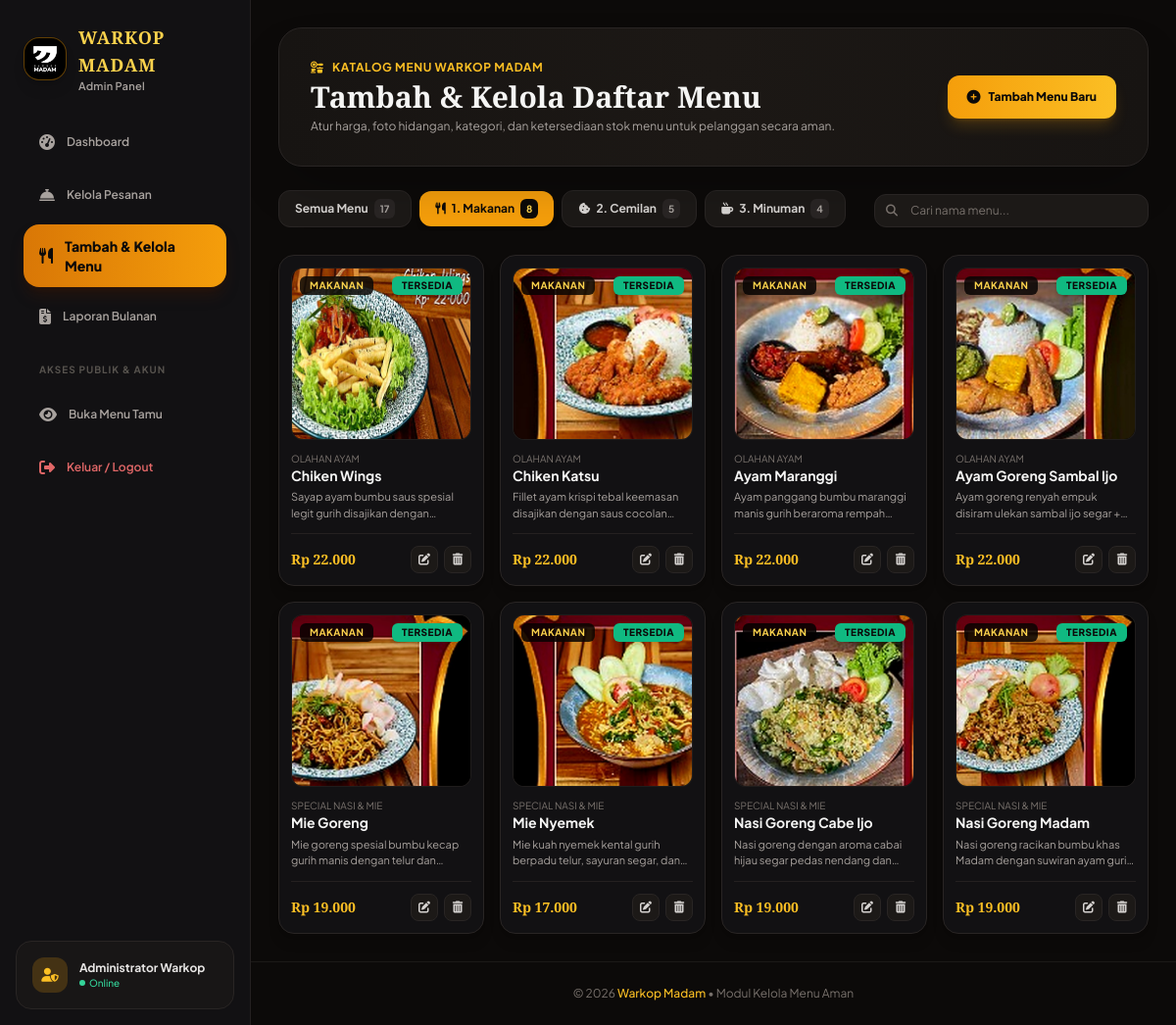
/kelola_menu.php?kategori=makanan (signed in), run on the app's committed database.
### tables this page shows
CREATE TABLE IF NOT EXISTS `menu_items` (
  `id` int(11) NOT NULL AUTO_INCREMENT,
  `nama_menu` varchar(100) NOT NULL,
  `kategori` enum('makanan','cemilan','minuman') NOT NULL,
  `subkategori` varchar(50) DEFAULT 'Umum',
  `harga` int(11) NOT NULL,
  `deskripsi` text DEFAULT NULL,
  `foto` varchar(255) DEFAULT 'assets/logo.png',
  `status` enum('tersedia','habis') DEFAULT 'tersedia',
  `created_at` timestamp NOT NULL DEFAULT current_timestamp(),
  PRIMARY KEY (`id`),
  KEY `idx_kategori` (`kategori`),
  KEY `idx_status` (`status`)
);

### includes/security.php (called while the page is built, shortened)
<?php
function e($string) {
    return htmlspecialchars((string)$string, ENT_QUOTES, 'UTF-8');
}
function generate_csrf_token() {
    return $_SESSION['csrf_token'];
}
function csrf_token() {
    return generate_csrf_token();
}

### kelola_menu.php (the view, shortened to what this page needs)
<?php
require_once __DIR__ . '/security.php';
try {
    $pdo = get_db_connection();
    $filter_kat = $_GET['kategori'] ?? 'semua';
    $search = trim($_GET['q'] ?? '');
    $query = "SELECT * FROM menu_items WHERE 1=1";
    $params = [];
    if ($filter_kat !== 'semua' && in_array($filter_kat, ['makanan', 'cemilan', 'minuman'], true)) {
        $query .= " AND kategori = :kat";
        $params['kat'] = $filter_kat;
    }
    $query .= " ORDER BY kategori ASC, id DESC";
    $stmt_menu = $pdo->prepare($query);
    $stmt_menu->execute($params);
    $menu_list = $stmt_menu->fetchAll();
    $count_all = $pdo->query("SELECT COUNT(*) FROM menu_items")->fetchColumn();
    $count_makanan = $pdo->query("SELECT COUNT(*) FROM menu_items WHERE kategori='makanan'")->fetchColumn();
    $count_cemilan = $pdo->query("SELECT COUNT(*) FROM menu_items WHERE kategori='cemilan'")->fetchColumn();
    $count_minuman = $pdo->query("SELECT COUNT(*) FROM menu_items WHERE kategori='minuman'")->fetchColumn();
} catch (Exception $e) {
    error_log("Kelola Menu Error: " . $e->getMessage());
    $message = "Terjadi kendala sistem database yang aman.";
    $message_type = 'error';
}
?>
<!DOCTYPE html>
<html lang="id">
<head>
    <script src="https://cdn.tailwindcss.com"></script>
    <link rel="stylesheet" href="https://cdnjs.cloudflare.com/ajax/libs/font-awesome/6.4.0/css/all.min.css">
</head>
<body class="bg-[#09090b] text-stone-100 min-h-screen flex selection:bg-amber-500 selection:text-stone-950">
    <?php
    require_once __DIR__ . '/includes/admin_sidebar.php';
    ?>
    <div class="flex-1 flex flex-col min-w-0 bg-[#0c0a09]">
        <main class="flex-1 p-4 sm:p-7 max-w-7xl w-full mx-auto space-y-6">
            <div class="bg-gradient-to-r from-[#171412] via-[#1c1815] to-[#171412] rounded-3xl p-6 sm:p-8 border border-stone-800 shadow-2xl relative overflow-hidden flex flex-col md:flex-row md:items-center justify-between gap-4">
                <div>
                    <span class="text-xs text-amber-400 font-bold uppercase tracking-wider flex items-center gap-2">
                        <i class="fa-solid fa-kitchen-set"></i> Katalog Menu Warkop Madam
                    </span>
                    <h2 class="text-2xl sm:text-3xl font-black font-serif-title text-stone-100 mt-1">
                        Tambah & Kelola Daftar Menu
                    </h2>
                    <p class="text-xs text-stone-400 mt-1">
                        Atur harga, foto hidangan, kategori, dan ketersediaan stok menu untuk pelanggan secara aman.
                    </p>
                </div>
                <button onclick="openAddMenuModal()" class="px-5 py-3 rounded-xl bg-gradient-to-r from-amber-500 to-amber-400 hover:from-amber-400 hover:to-amber-300 text-stone-950 font-black text-xs shadow-lg shadow-amber-500/20 transition flex items-center gap-2 self-start md:self-auto active:scale-95">
                    <i class="fa-solid fa-plus-circle text-sm"></i>
                    <span>Tambah Menu Baru</span>
                </button>
            </div>
            <div class="flex flex-col lg:flex-row lg:items-center justify-between gap-4">
                <div class="flex items-center gap-2 overflow-x-auto pb-1 no-scrollbar">
                    <a href="kelola_menu.php?kategori=semua" class="px-4 py-2 rounded-xl text-xs font-bold transition flex items-center gap-1.5 <?php echo $filter_kat === 'semua' ? 'bg-amber-500 text-stone-950 shadow-md' : 'bg-stone-900 text-stone-300 border border-stone-800 hover:border-amber-500/30'; ?>">
                        <span>Semua Menu</span>
                        <span class="px-1.5 py-0.5 rounded-md text-[10px] <?php echo $filter_kat === 'semua' ? 'bg-stone-950 text-amber-300' : 'bg-stone-800 text-stone-400'; ?>"><?php echo intval($count_all); ?></span>
                    </a>
                    <a href="kelola_menu.php?kategori=makanan" class="px-4 py-2 rounded-xl text-xs font-bold transition flex items-center gap-1.5 <?php echo $filter_kat === 'makanan' ? 'bg-amber-500 text-stone-950 shadow-md' : 'bg-stone-900 text-stone-300 border border-stone-800 hover:border-amber-500/30'; ?>">
                        <i class="fa-solid fa-utensils text-xs"></i>
                        <span>1. Makanan</span>
                        <span class="px-1.5 py-0.5 rounded-md text-[10px] <?php echo $filter_kat === 'makanan' ? 'bg-stone-950 text-amber-300' : 'bg-stone-800 text-stone-400'; ?>"><?php echo intval($count_makanan); ?></span>
                    </a>
                    <a href="kelola_menu.php?kategori=cemilan" class="px-4 py-2 rounded-xl text-xs font-bold transition flex items-center gap-1.5 <?php echo $filter_kat === 'cemilan' ? 'bg-amber-500 text-stone-950 shadow-md' : 'bg-stone-900 text-stone-300 border border-stone-800 hover:border-amber-500/30'; ?>">
                        <i class="fa-solid fa-cookie-bite text-xs"></i>
                        <span>2. Cemilan</span>
                        <span class="px-1.5 py-0.5 rounded-md text-[10px] <?php echo $filter_kat === 'cemilan' ? 'bg-stone-950 text-amber-300' : 'bg-stone-800 text-stone-400'; ?>"><?php echo intval($count_cemilan); ?></span>
                    </a>
                    <a href="kelola_menu.php?kategori=minuman" class="px-4 py-2 rounded-xl text-xs font-bold transition flex items-center gap-1.5 <?php echo $filter_kat === 'minuman' ? 'bg-amber-500 text-stone-950 shadow-md' : 'bg-stone-900 text-stone-300 border border-stone-800 hover:border-amber-500/30'; ?>">
                        <i class="fa-solid fa-mug-hot text-xs"></i>
                        <span>3. Minuman</span>
                        <span class="px-1.5 py-0.5 rounded-md text-[10px] <?php echo $filter_kat === 'minuman' ? 'bg-stone-950 text-amber-300' : 'bg-stone-800 text-stone-400'; ?>"><?php echo intval($count_minuman); ?></span>
                    </a>
                </div>
                <form action="" method="GET" class="relative min-w-[280px]">
                    <input type="text" name="q" value="<?php echo e($search); ?>" placeholder="Cari nama menu..." maxlength="100" class="w-full pl-9 pr-4 py-2 bg-stone-900 border border-stone-800 rounded-xl text-xs text-stone-100 placeholder-stone-500 focus:outline-none focus:border-amber-500">
                    <i class="fa-solid fa-magnifying-glass absolute left-3 top-1/2 -translate-y-1/2 text-stone-500 text-xs"></i>
                </form>
            </div>
            <div class="grid grid-cols-1 sm:grid-cols-2 md:grid-cols-3 lg:grid-cols-4 gap-4 mb-8">
                <?php if (empty($menu_list)): ?>
                    <div class="col-span-full text-center py-16 bg-[#121113] rounded-3xl border border-stone-800 text-stone-500">
                        <i class="fa-solid fa-bowl-food text-4xl mb-3 text-stone-700 block"></i>
                        <p class="text-sm font-semibold">Tidak ada menu yang ditemukan pada kategori ini.</p>
                        <button onclick="openAddMenuModal()" class="mt-3 text-xs text-amber-400 underline font-semibold">Tambah Menu Sekarang</button>
                    </div>
                <?php else: ?>
                    <?php foreach ($menu_list as $item): ?>
                        <div class="bg-[#121113] rounded-2xl border border-stone-800 hover:border-amber-500/40 p-3 shadow-lg flex flex-col justify-between transition duration-200 group">
                            <div>
                                <div class="relative w-full h-44 rounded-xl bg-black overflow-hidden mb-3 border border-stone-800/80">
                                    <img src="<?php echo e($item['foto']); ?>" alt="<?php echo e($item['nama_menu']); ?>" onerror="this.onerror=null; this.src='assets/logo.png';" class="w-full h-full object-cover group-hover:scale-105 transition duration-300">
                                    <span class="absolute top-2 left-2 px-2.5 py-0.5 rounded-md bg-black/80 backdrop-blur-md text-[10px] font-bold uppercase tracking-wider <?php echo $item['kategori'] === 'makanan' ? 'text-amber-300' : ($item['kategori'] === 'cemilan' ? 'text-orange-300' : 'text-cyan-300'); ?>">
                                        <?php echo e($item['kategori']); ?>
                                    </span>
                                    <a href="kelola_menu.php?toggle_status=<?php echo intval($item['id']); ?>&csrf_token=<?php echo csrf_token(); ?>" title="Klik untuk ubah status stok" class="absolute top-2 right-2 px-2.5 py-0.5 rounded-md text-[10px] font-extrabold uppercase tracking-wider transition shadow-md <?php echo $item['status'] === 'tersedia' ? 'bg-emerald-500 text-stone-950 hover:bg-emerald-400' : 'bg-red-600 text-white hover:bg-red-500'; ?>">
                                        <?php echo $item['status'] === 'tersedia' ? 'Tersedia' : 'Habis'; ?>
                                    </a>
                                </div>
                                <span class="text-[10px] text-stone-500 block uppercase"><?php echo e($item['subkategori']); ?></span>
                                <h4 class="font-bold text-sm text-stone-100 leading-snug"><?php echo e($item['nama_menu']); ?></h4>
                                <?php if (!empty($item['deskripsi'])): ?>
                                    <p class="text-[11px] text-stone-400 line-clamp-2 mt-1"><?php echo e($item['deskripsi']); ?></p>
                                <?php endif; ?>
                            </div>
                            <div class="pt-3 mt-3 border-t border-stone-800/80 flex items-center justify-between">
                                <span class="text-sm font-black font-serif-title text-amber-400">
                                    Rp <?php echo number_format($item['harga'], 0, ',', '.'); ?>
                                </span>
                                <div class="flex items-center gap-1.5">
                                    <button onclick="openEditMenuModal(<?php echo htmlspecialchars(json_encode($item), ENT_QUOTES, 'UTF-8'); ?>)" class="w-7 h-7 rounded-lg bg-stone-900 hover:bg-amber-500/20 text-stone-300 hover:text-amber-300 border border-stone-800 flex items-center justify-center text-xs transition" title="Edit Menu">
                                        <i class="fa-solid fa-pen-to-square"></i>
                                    </button>
                                    <form action="" method="POST" onsubmit="return confirm('Hapus menu <?php echo addslashes($item['nama_menu']); ?>?');">
                                        <button type="submit" class="w-7 h-7 rounded-lg bg-stone-900 hover:bg-red-500/20 text-stone-300 hover:text-red-400 border border-stone-800 flex items-center justify-center text-xs transition" title="Hapus Menu">
                                            <i class="fa-solid fa-trash-can"></i>
                                        </button>
                                    </form>
                                </div>
                            </div>
                        </div>
                    <?php endforeach; ?>
                <?php endif; ?>
            </div>
        </main>
        <footer class="text-center text-xs text-stone-500 py-6 border-t border-stone-900">
            &copy; 2026 <span class="text-amber-400 font-medium">Warkop Madam</span> &bull; Modul Kelola Menu Aman
        </footer>
    </div>
</body>
</html>

### kelola_menu.php (style rules this page uses)
body { font-family: 'Plus Jakarta Sans', sans-serif; }
.font-serif-title { font-family: 'Playfair Display', serif; }

### data on the page
menu_items: foto (picture), kategori "MAKANAN", status "TERSEDIA", subkategori "OLAHAN AYAM", nama_menu "Chiken Wings", deskripsi "Sayap ayam bumbu saus spesial legit gurih disajikan…", harga "22.000"
menu_items: foto (picture), kategori "MAKANAN", status "TERSEDIA", subkategori "OLAHAN AYAM", nama_menu "Chiken Katsu", deskripsi "Fillet ayam krispi tebal keemasan disajikan dengan saus…", harga "22.000"
menu_items: foto (picture), kategori "MAKANAN", status "TERSEDIA", subkategori "OLAHAN AYAM", nama_menu "Ayam Maranggi", deskripsi "Ayam panggang bumbu maranggi manis gurih beraroma…", harga "22.000"
menu_items: foto (picture), kategori "MAKANAN", status "TERSEDIA", subkategori "OLAHAN AYAM", nama_menu "Ayam Goreng Sambal Ijo", deskripsi "Ayam goreng renyah empuk disiram ulekan sambal ijo segar…", harga "22.000"
menu_items: foto (picture), kategori "MAKANAN", status "TERSEDIA", subkategori "SPECIAL NASI & MIE", nama_menu "Mie Goreng", deskripsi "Mie goreng spesial bumbu kecap gurih manis dengan telur…", harga "19.000"
menu_items: foto (picture), kategori "MAKANAN", status "TERSEDIA", subkategori "SPECIAL NASI & MIE", nama_menu "Mie Nyemek", deskripsi "Mie kuah nyemek kental gurih berpadu telur, sayuran segar,…", harga "17.000"
menu_items: foto (picture), kategori "MAKANAN", status "TERSEDIA", subkategori "SPECIAL NASI & MIE", nama_menu "Nasi Goreng Cabe Ijo", deskripsi "Nasi goreng dengan aroma cabai hijau segar pedas nendang…", harga "19.000"
menu_items: foto (picture), kategori "MAKANAN", status "TERSEDIA", subkategori "SPECIAL NASI & MIE", nama_menu "Nasi Goreng Madam", deskripsi "Nasi goreng racikan bumbu khas Madam dengan suwiran ayam…", harga "19.000"

### other printed values
$admin_display_name "Administrator Warkop"
$count_all "17"
$count_makanan "8"
$count_cemilan "5"
$count_minuman "4"
